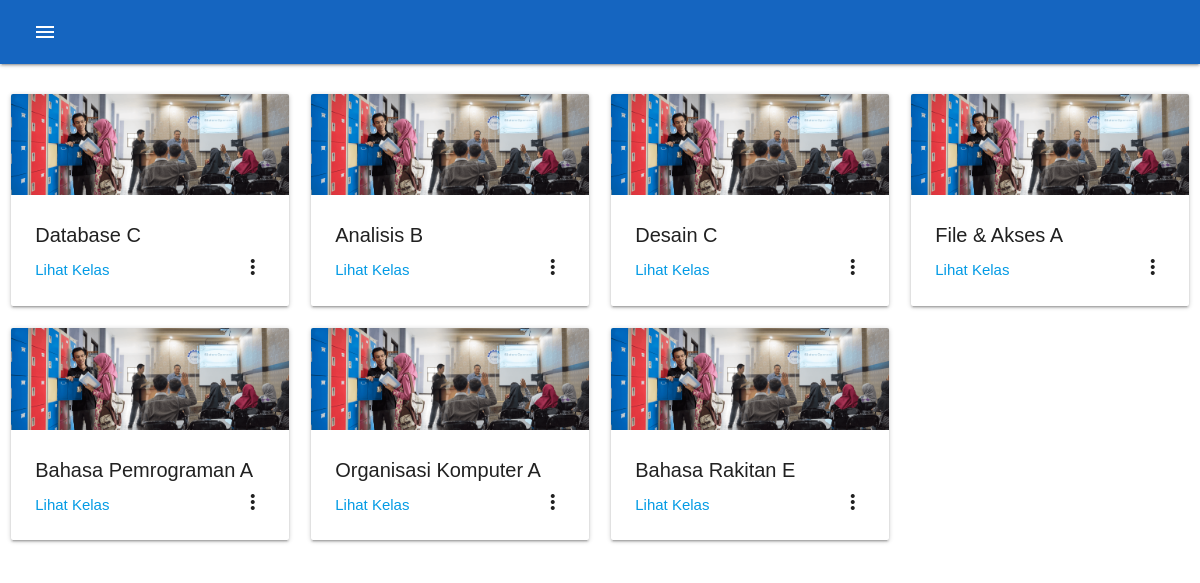
Screenshot of /home (signed in) with the database file from the repository.
### tables this page shows
CREATE TABLE `jadwal_mata_kuliah` (
  `kode_mk` varchar(10) NOT NULL,
  `kelas` varchar(1) NOT NULL,
  `ruangan` varchar(7) NOT NULL,
  `jam` time NOT NULL,
  `hari` enum('Senin','Selasa','Rabu','Kamis','Jumat','Sabtu','Minggu') NOT NULL,
  `absen` int(100) NOT NULL DEFAULT '10',
  `tugas` int(100) NOT NULL DEFAULT '25',
  `uts` int(100) NOT NULL DEFAULT '30',
  `uas` int(100) NOT NULL DEFAULT '35',
  `d` int(100) NOT NULL DEFAULT '40',
  `c` int(100) NOT NULL DEFAULT '50',
  `b` int(100) NOT NULL DEFAULT '60',
  `a` int(100) NOT NULL DEFAULT '80'
);

CREATE TABLE `mata_kuliah` (
  `kode` varchar(10) NOT NULL,
  `nama_mk` varchar(60) NOT NULL,
  `bobot` varchar(1) NOT NULL
);

### index.php (called while the page is built, shortened)
<?php
	$url = parseUrl($_GET['url']);
	$page = file_exists("app/view/$url[0].php") ? $url[0] : "home";
	include_once 'app/view/template/header.php';
	include_once "app/view/$page.php";
	include_once 'app/view/template/footer.php';

### app/module/home/home.php (called while the page is built, shortened)
<?php
	$id_user = $_SESSION['id_user'];
	$status = $_SESSION['status'];
	if ($status ==  'mahasiswa') {
		$query = mysqli_query($koneksi,"SELECT jadwal_mata_kuliah.kode_mk, jadwal_mata_kuliah.kelas,jadwal_mata_kuliah.ruangan,jadwal_mata_kuliah.jam,jadwal_mata_kuliah.hari,mata_kuliah.nama_mk,mata_kuliah.bobot,dosen.nama_dsn,dosen.email,dosen.hp,dosen.foto FROM jadwal_mahasiswa JOIN jadwal_mata_kuliah ON jadwal_mahasiswa.kode_mk = jadwal_mata_kuliah.kode_mk AND jadwal_mahasiswa.kelas = jadwal_mata_kuliah.kelas JOIN jadwal_dosen ON jadwal_mata_kuliah.kode_mk = jadwal_dosen.kode_mk AND jadwal_mata_kuliah.kelas = jadwal_dosen.kelas JOIN mata_kuliah ON jadwal_mahasiswa.kode_mk = mata_kuliah.kode JOIN dosen ON jadwal_dosen.nidn = dosen.nidn WHERE jadwal_mahasiswa.npm = '$id_user'");
	}
?>

### app/view/home.php (the view, shortened to what this page needs)
<?php
	include_once 'app/module/home/home.php';
?>
<div class="container-fluid">
	<br>
	<div class="row">
		<?php foreach ($query as $row):?>
		<div class="col s12 m6 l3">
			<div class="card">
				<div class="card-image waves-effect waves-block waves-light">
					<img class="activator" src="<?=BASE_URL.'img/bg-login.png'?>">
				</div>
				<div class="card-content">
					<span class="card-title activator grey-text text-darken-4">
						<p><?=$row['nama_mk']." ".$row['kelas']?></p>
					<i class="material-icons right">more_vert</i></span>
					<p><a href="<?=BASE_URL."kelas/$row[kode_mk]/$row[kelas]"?>">Lihat Kelas</a></p>
				</div>
			</div>
		</div>
		<?php endforeach;?>
	</div>

### app/view/template/header.php (shortened to what this page needs)
<!DOCTYPE html>
<html>
	<head>
		<link rel="stylesheet" href="<?=BASE_URL.'css/materialize/materialize.min.css'?>">
		<link rel="stylesheet" type="text/css" href="<?= BASE_URL.'css/style.css'?>">
	</head>
	<body>
		<div class="navbar-fixed">
			<nav class="nav-wrapper blue darken-3 ">
				<ul>
					<li>
						<a href="" data-target="slide-out" class="sidenav-trigger"><i class="material-icons" style="color: white">menu</i></a>
					</li>
				</ul>
			</nav>
		</div>

### app/view/template/footer.php (shortened to what this page needs)
	</body>
</html>

### css/style.css (style rules this page uses)
body { font-family: "Poppins", sans-serif; }
nav ul a { color: #141318; }
.card .card-title { font-size: 20px; }

### rows the page displays
jadwal_mata_kuliah: kode_mk.nama_mk "Database", kelas "C"
jadwal_mata_kuliah: kode_mk.nama_mk "Analisis", kelas "B"
jadwal_mata_kuliah: kode_mk.nama_mk "Desain", kelas "C"
jadwal_mata_kuliah: kode_mk.nama_mk "File & Akses", kelas "A"
jadwal_mata_kuliah: kode_mk.nama_mk "Bahasa Pemrograman", kelas "A"
jadwal_mata_kuliah: kode_mk.nama_mk "Organisasi Komputer", kelas "A"
jadwal_mata_kuliah: kode_mk.nama_mk "Bahasa Rakitan", kelas "E"
